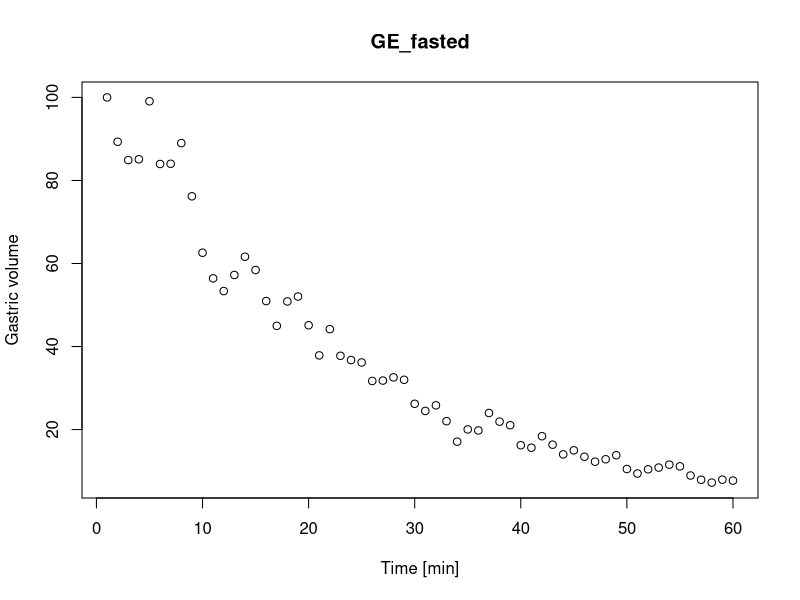

Recreate this plot in R. (Note: this script raises an error after producing the figure.)
#Task 2 

#1-fasted
data_2 <- read.csv("Data_T2.csv") 
summary(data_2)

#We start with plotting the data
plot(data_2$X,data_2$GE_fasted, main = "GE_fasted", xlab = "Time [min]", ylab = "Gastric volume")
#We notice that the observed data follows a decay like curve.


#we try to fit an exponential decay model
fasted_fit <- nls(GE_fasted ~ GE0 * exp(-k * X),
                  data = data_2,
                  start = list(GE0 = max(data_2$GE_fasted), k = 0.01))

#We see the parameters in the summary of the fit
summary(fasted_fit)
plot(fasted_fit)

#We assume the model is a good fit, according to the: Std. Error, residuals and p-value.
#We can now use the k to determine the half life
coef_fasted <- coef(fasted_fit)
t_half_fasted <- log(2)/coef_fasted["k"]


#We now use our model to predict data and compare it to the actual data

time_seq <- seq(min(data_2$X), max(data_2$X), length.out = 60)
pred_fasted <- predict(fasted_fit, newdata_fasted = data.frame(X = time_seq))

plot(data_2$X, data_2$GE_fasted, pch = 16, main = "Observed vs Fitted_fasted",  xlab = "Time [min]", ylab = "Gastric volume")
lines(time_seq, pred_fasted, col = "red", lwd = 2)


#ALternative approash 
#Log and not linear regression?

log_GE_fasted <- log(data_2$GE_fasted)

#We see that we get a linear relationship
plot(data_2$X,log_GE_fasted, main = "Log GE_fasted", xlab = "Time [min]", ylab = "Gastric volume log")

#we can now use a linear model to determine t_half
lm_GE_fasted <- lm(formula = log_GE_fasted ~ X, data=data_2)
summary(lm_GE_fasted)


#2-fed

#By looking at the data we see there are to negative value, we remove them 
GE_fed_data <- data_2$GE_fed[data_2$GE_fed >= 0]
length(GE_fed_data)
X_data <- data_2$X[data_2$GE_fed > 0]

#We start with plotting the data
plot(X_data,GE_fed_data, main = "GE_fed", xlab = "Time [min]", ylab = "Gastric volume")


# Fed-state fit
fed_fit <- nls(
  GE_fed_data ~ GE0 * exp(-(k * X_data)^b),
  start = list(GE0 = max(GE_fed_data), k = 0.01, b = 1),
  control = nls.control(maxiter = 100)
)

summary(fed_fit)

# Predictions
time_seq_fed <- seq(min(X_data), max(X_data), length.out = 58)
pred_fed <- predict(fed_fit, newdata = data.frame(X = time_seq_fed))

# Plot
plot(X_data, GE_fed_data, pch = 16, main = "Observed vs Fitted_fed",
     xlab = "Time [min]", ylab = "Gastric volume")
lines(time_seq_fed, pred_fed, col = "red", lwd = 2)

#We can now use the k to determine the half life
coef_fed <- coef(fed_fit)
t_half_fed <- log(2)/coef_fed["k"]

#Alternative approach 
#Log and not linear regression?

log_GE_fed <- log(Ge_fed_data)

plot(X_data,log_GE_fed, main = "Log GE_fed", xlab = "Time [min]", ylab = "Gastric volume log")

lm_GE_fed <- lm(formula = log_GE_fed ~ X_data)
summary(lm_GE_fed)

#Different shapes can give the same t₅₀. 
#Two subjects can have identical t₅₀ but very different early retention (important clinically)
#The half life calculation assumes expontetial decay, and does not account for lag. 

#example of a another paramter. 
#T-lag25 time until 25% of gastric volume is empatied. 

threshold_fed <- 0.75 * coef_fed["GE0"]
  
idx_fed <- which.min(abs(pred_fed - threshold_fed)) 
T25_fed<- time_seq_fed[idx_fed] 
pred_at_T25_fed <- pred[idx_fed]


threshold_fasted <- 0.75 * coef_fasted["GE0"]

idx_fasted <- which.min(abs(pred_fasted- threshold_fasted)) 
T25_fasted <- time_seq[idx_fasted] 
pred_at_T25_fasted <- pred[idx_fasted]

#example of a another paramter. 
#TIme at Stepest decline (most negatvie derivate)
